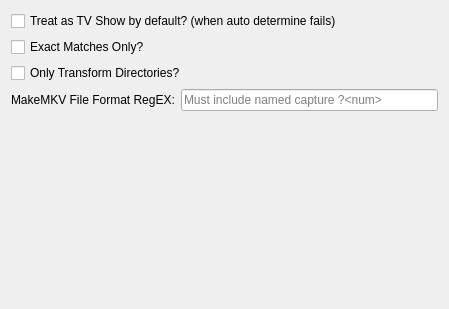
<?xml version="1.0" encoding="UTF-8"?>
<ui version="4.0">
 <class>NMediaManager::NPreferences::NUi::CMediaNamingSettings</class>
 <widget class="QWidget" name="NMediaManager::NPreferences::NUi::CMediaNamingSettings">
  <property name="geometry">
   <rect>
    <x>0</x>
    <y>0</y>
    <width>449</width>
    <height>309</height>
   </rect>
  </property>
  <property name="windowTitle">
   <string>Form</string>
  </property>
  <layout class="QVBoxLayout" name="verticalLayout">
   <item>
    <widget class="QCheckBox" name="treatAsTVShowByDefault">
     <property name="text">
      <string>Treat as TV Show by default? (when auto determine fails)</string>
     </property>
    </widget>
   </item>
   <item>
    <widget class="QCheckBox" name="exactMatchesOnly">
     <property name="text">
      <string>Exact Matches Only?</string>
     </property>
    </widget>
   </item>
   <item>
    <widget class="QCheckBox" name="onlyTransformDirectories">
     <property name="text">
      <string>Only Transform Directories?</string>
     </property>
    </widget>
   </item>
   <item>
    <layout class="QHBoxLayout" name="horizontalLayout">
     <item>
      <widget class="QLabel" name="label">
       <property name="text">
        <string>MakeMKV File Format RegEX:</string>
       </property>
      </widget>
     </item>
     <item>
      <widget class="QLineEdit" name="rippedWithMakeMKVRegEX">
       <property name="placeholderText">
        <string>Must include named capture ?&lt;num&gt;</string>
       </property>
      </widget>
     </item>
    </layout>
   </item>
   <item>
    <spacer name="verticalSpacer_7">
     <property name="orientation">
      <enum>Qt::Vertical</enum>
     </property>
     <property name="sizeHint" stdset="0">
      <size>
       <width>20</width>
       <height>231</height>
      </size>
     </property>
    </spacer>
   </item>
  </layout>
 </widget>
 <resources/>
 <connections/>
</ui>
